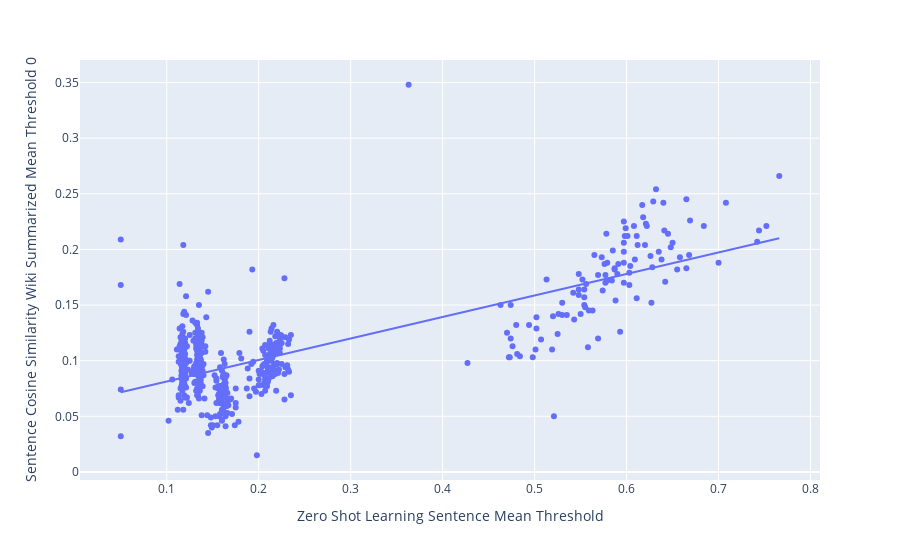

The notebook cell this image was saved under:
### Code cell
fig = px.scatter(result_normal, x="Zero Shot Learning Sentence Mean Threshold", y="Sentence Cosine Similarity Wiki Summarized Mean Threshold 0", trendline="ols")
fig.show()
results = px.get_trendline_results(fig)
print(results)
results.px_fit_results.iloc[0].summary()

### Figure 1 — Plotly figure (JSON) as saved in the notebook; plotly's stock layout.template omitted (floating-point values rounded to 4 significant figures; data arrays with more than 128 entries replaced by an {"elided": "..."} marker saying what was removed)
{"data": [{"hovertemplate": "Zero Shot Learning Sentence Mean Threshold=%{x}<br>Sentence Cosine Similarity Wiki Summarized Mean Threshold 0=%{y}<extra></extra>", "legendgroup": "", "marker": {"color": "#636efa", "symbol": "circle"}, "mode": "markers", "name": "", "orientation": "v", "showlegend": false, "type": "scatter", "x": {"elided": "540 float values"}, "xaxis": "x", "y": {"elided": "540 float values"}, "yaxis": "y"}, {"hovertemplate": "<b>OLS trendline</b><br>Sentence Cosine Similarity Wiki Summarized Mean Threshold 0 = 0.193476 * Zero Shot Learning Sentence Mean Threshold + 0.0618748<br>R<sup>2</sup>=0.577080<br><br>Zero Shot Learning Sentence Mean Threshold=%{x}<br>Sentence Cosine Similarity Wiki Summarized Mean Threshold 0=%{y} <b>(trend)</b><extra></extra>", "legendgroup": "", "marker": {"color": "#636efa", "symbol": "circle"}, "mode": "lines", "name": "", "showlegend": false, "type": "scatter", "x": {"elided": "540 float values"}, "xaxis": "x", "y": {"elided": "540 float values"}, "yaxis": "y"}], "layout": {"legend": {"tracegroupgap": 0}, "margin": {"t": 60}, "xaxis": {"anchor": "y", "domain": [0, 1], "title": {"text": "Zero Shot Learning Sentence Mean Threshold"}}, "yaxis": {"anchor": "x", "domain": [0, 1], "title": {"text": "Sentence Cosine Similarity Wiki Summarized Mean Threshold 0"}}}}
